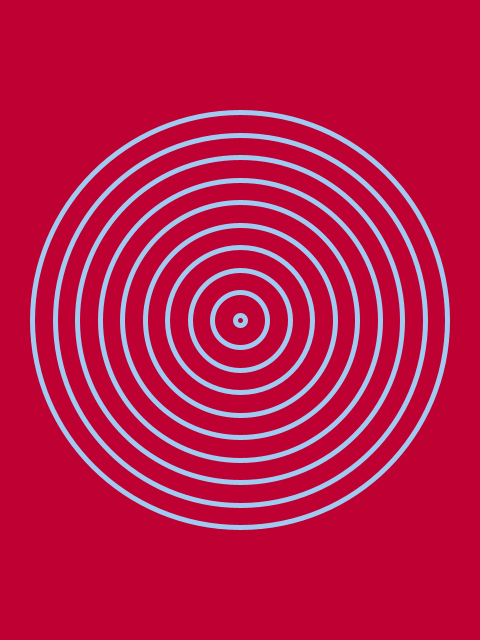
Frame 1 (no input)
Frame 2 (the mouse pressed at the canvas centre, redrawn once): identical to frame 1, image omitted

The Processing sketch that drew this single still picture (run headless with seeded random() and noise(); the mouse was pressed at the canvas centre and the sketch redrawn once):

// Processing sketch: vertigo
// ── vertigo.pde

void setup() {
  
  size(480, 640);
  noLoop(); 
}

void draw() {
  
  background(190, 0, 50);
  
  translate(width/2.0, height/2.0);
  
  ellipseMode(CENTER);
  
  stroke(161, 202, 241);
  strokeWeight(5.0);
  noFill();
  
  for (int i=0; i<10; i++) {
    float r = 10+45*i;
    ellipse(0, 0, r, r);
  }
  
  
}
